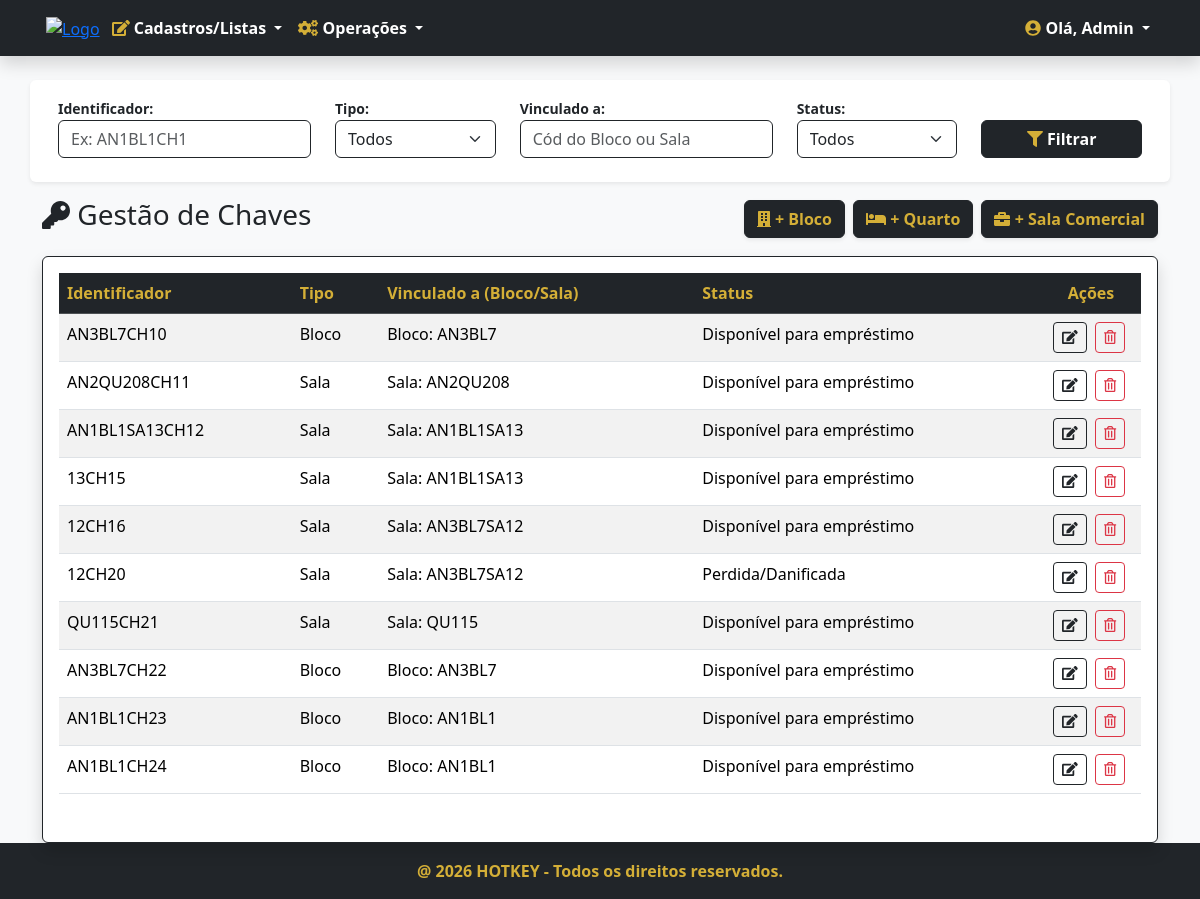
Screenshot of /chaves/ (signed in) with the database file from the repository.
### chaves/models.py (models this page shows, shortened)
class Chave(models.Model):
    STATUS_CHOICES = [
        ('DISPONÍVEL', 'Disponível para empréstimo'),
        ('EMPRESTADA', 'Emprestada'),
        ('EXTRAVIADA', 'Perdida/Danificada'),
    ]
    TIPO_CHOICES = [
        ('BLOCO','Bloco'),
        ('SALA','Sala')
    ]
    codigo = models.CharField('Identificador', max_length=100)
    tipo = models.CharField('Tipo', max_length=50, choices=TIPO_CHOICES, default='BLOCO')
    status = models.CharField('Status', max_length=50, choices=STATUS_CHOICES, default='DISPONÍVEL')
    bloco = models.ForeignKey('blocos.Bloco', on_delete=models.PROTECT, null=True, blank=True)
    sala = models.ForeignKey('salas.Sala', on_delete=models.PROTECT, null=True, blank=True)
    class Meta:
        verbose_name = 'Chave'
        verbose_name_plural = 'Chaves'

### blocos/models.py (models this page shows, shortened)
class Bloco(models.Model):
    ANDAR_CHOICES = [
        ('1', 'Primeiro Andar'),
        ('2', 'Segundo Andar'),
        ('3', 'Terceiro Andar'),
        ('4', 'Quarto Andar'),
        ('5', 'Quinto Andar'),
        ('6', 'Sexto Andar'),
        ('7', 'Setimo Andar'),
        ('8', 'Oitavo Andar'),
    ]
    codigo = models.CharField('Codigo',max_length=100, unique=True, help_text='Identificador do bloco')
    andar = models.CharField('Andar',max_length=100, choices=ANDAR_CHOICES, help_text='Andar do bloco',default='1')
    quantidade = models.IntegerField('Quantidade',validators=[MinValueValidator(0), MaxValueValidator(15)],help_text='Quantidade de salas do bloco(Máx: 15)')
    class Meta:
        verbose_name = 'Bloco'
        verbose_name_plural = 'Blocos'

### salas/models.py (models this page shows, shortened)
class Sala(models.Model):
    TIPO_CHOICES = [
        ('QUARTO', 'Quarto'),
        ('SALA COMERCIAL','Sala Comercial')
    ]
    STATUS_CHOICES = [
        ('DISPONÍVEL','Disponível para reserva'),
        ('RESERVADA','Reservada')
    ]
    ANDAR_CHOICES = [
        ('1', 'Primeiro Andar'),
        ('2', 'Segundo Andar'),
        ('3', 'Terceiro Andar'),
        ('4', 'Quarto Andar'),
        ('5', 'Quinto Andar'),
        ('6', 'Sexto Andar'),
        ('7', 'Setimo Andar'),
        ('8', 'Oitavo Andar'),
    ]
    codigo = models.CharField('Codigo', max_length=100,help_text='Identificador da sala')
    tipo = models.CharField('Tipo', max_length=50, choices=TIPO_CHOICES, default='QUARTO')
    status = models.CharField('Status',max_length=50,choices=STATUS_CHOICES,help_text='Status da sala',default='DISPONÍVEL')
    andar = models.CharField('Andar',max_length=50,choices=ANDAR_CHOICES,null=True, blank=True)
    bloco = models.ForeignKey('blocos.Bloco', on_delete=models.PROTECT, null=True, blank=True)
    class Meta:
        verbose_name = 'Sala'
        verbose_name_plural = 'Salas'

### chaves/views.py (the view)
# urls.py: path('', ChaveListView.as_view(), name='chaves'),
class ChaveListView(PermissionRequiredMixin,ListView):
    permission_required = 'chaves.view_chave'
    permission_denied_message = 'Visualizar chave'
    model = Chave
    template_name = 'chaves.html'
    def get_queryset(self):
        qs = super(ChaveListView, self).get_queryset()
        codigo = self.request.GET.get('codigo')
        tipo = self.request.GET.get('tipo')
        vinculo = self.request.GET.get('vinculo')
        status = self.request.GET.get('status')
        if codigo:
            qs = qs.filter(codigo__icontains=codigo)
        if tipo:
            qs = qs.filter(tipo=tipo)
        if status:
            qs = qs.filter(status=status)
        if vinculo:
            qs = qs.filter(
                Q(bloco__codigo__icontains=vinculo) |
                Q(sala__codigo__icontains=vinculo)
            )
        if qs.count() > 0:
            paginator = Paginator(qs, 10)
            listagem = paginator.get_page(self.request.GET.get('page'))
            return listagem
        else:
            return messages.info(self.request, 'Nenhuma chave encontrada com estes filtros!')

### chaves/templates/chaves.html (shortened to what this page needs)
{% extends 'index.html' %}
{% load django_bootstrap5 %}
{% block content %}
<section class="section mt-4">
    <div class="container">
        <form action="" method="GET">
            <div class="row p-3 mb-3 bg-white shadow-sm rounded align-items-end">
                <div class="col-md-3 mb-2">
                    <label class="fw-bold text-dark small">Identificador:</label>
                    <input class="form-control border-dark" type="text" name="codigo" value="{{ request.GET.codigo }}" placeholder="Ex: AN1BL1CH1">
                </div>
                <div class="col-md-2 mb-2">
                    <label class="fw-bold text-dark small">Tipo:</label>
                    <select class="form-select border-dark" name="tipo">
                        <option value="">Todos</option>
                    </select>
                </div>
                <div class="col-md-3 mb-2">
                    <label class="fw-bold text-dark small">Vinculado a:</label>
                    <input class="form-control border-dark" type="text" name="vinculo" value="{{ request.GET.vinculo }}" placeholder="Cód do Bloco ou Sala">
                </div>
                <div class="col-md-2 mb-2">
                    <label class="fw-bold text-dark small">Status:</label>
                    <select class="form-select border-dark" name="status">
                        <option value="">Todos</option>
                    </select>
                </div>
                <div class="col-md-2 mb-2">
                    <button type="submit" class="btn btn-dark w-100 fw-bold"><i class="fas fa-filter text-gold"></i> Filtrar</button>
                </div>
            </div>
        </form>
        <div class="d-flex justify-content-between align-items-center mb-3">
            <h3 class="text-dark"><i class="fas fa-key"></i> Gestão de Chaves</h3>
            <div class="d-flex gap-2">
                <a href="{% url 'chave_bloco_adicionar' %}" class="btn btn-dark text-gold fw-bold shadow-sm">
                    <i class="fas fa-building"></i> + Bloco
                </a>
                <a href="{% url 'chave_quarto_adicionar' %}" class="btn btn-dark text-gold fw-bold shadow-sm">
                    <i class="fas fa-bed"></i> + Quarto
                </a>
                <a href="{% url 'chave_sala_comercial_adicionar' %}" class="btn btn-dark text-gold fw-bold shadow-sm">
                    <i class="fas fa-briefcase"></i> + Sala Comercial
                </a>
            </div>
        </div>
        {% if object_list %}
        <div class="card shadow border-dark">
            <div class="card-body">
                <div class="table-responsive">
                    <table class="table table-hover table-striped">
                        <thead class="table-dark">
                            <tr>
                                <th class="text-gold">Identificador</th>
                                <th class="text-gold">Tipo</th>
                                <th class="text-gold">Vinculado a (Bloco/Sala)</th>
                                <th class="text-gold">Status</th>
                                <th style="width: 100px; text-align: center" class="text-gold">Ações</th>
                            </tr>
                        </thead>
                        <tbody>
                            {% for chave in object_list %}
                            <tr>
                                <td>{{ chave.codigo }}</td>
                                <td>{{ chave.get_tipo_display }}</td>
                                <td>
                                    {% if chave.bloco %}
                                        Bloco: {{ chave.bloco.codigo }}
                                    {% elif chave.sala %}
                                        Sala: {{ chave.sala.codigo }}
                                    {% else %}
                                        <span class="text-muted">---</span>
                                    {% endif %}
                                </td>
                                <td>{{ chave.get_status_display }}</td>
                                <td style="text-align: center">
                                   {% if chave.bloco %}
                                        <a href="{% url 'chave_bloco_editar' chave.pk %}" class="btn btn-sm btn-outline-dark me-1" title="Editar">
                                            <i class="fas fa-edit"></i>
                                        </a>
                                    {% elif chave.sala %}
                                        {% if chave.sala.tipo == 'QUARTO' %}
                                            <a href="{% url 'chave_quarto_editar' chave.pk %}" class="btn btn-sm btn-outline-dark me-1" title="Editar">
                                                <i class="fas fa-edit"></i>
                                            </a>
                                        {% else %}
                                            <a href="{% url 'chave_sala_comercial_editar' chave.pk %}" class="btn btn-sm btn-outline-dark me-1" title="Editar">
                                                <i class="fas fa-edit"></i>
                                            </a>
                                        {% endif %}
                                    {% endif %}
                                    <a href="{% url 'chave_apagar' chave.pk %}" class="btn btn-sm btn-outline-danger me-1" title="Excluir">
                                        <i class="far fa-trash-alt"></i>
                                    </a>
                                </td>
                            </tr>
                            {% endfor %}
                        </tbody>
                    </table>
                </div>
            </div>
        </div>
        {% else %}
        <div class="alert alert-warning border-dark text-dark mt-4">
            <h5 class="m-0"><i class="fas fa-exclamation-triangle text-gold"></i> Não existem chaves cadastradas!</h5>
        </div>
        {% endif %}
    </div>
</section>
{% endblock %}

### home/templates/index.html (shortened to what this page needs)
<!DOCTYPE html>
{% load static %}
{% load django_bootstrap5 %}
<html lang="pt-br" data-bs-theme="light">
{% block head %}
    {% include "head.html" %}
{% endblock %}
<body class="d-flex flex-column min-vh-100">
    <nav class="navbar navbar-expand-lg bg-dark navbar-dark shadow">
        <div class="container">
            <div class="m-1">
                    <a href="{% url 'index' %}"><img src="{% static 'img/LogoHotkey.png' %}" alt="Logo" class="img-fluid" width="75px"></a>
            </div>
            <div class="collapse navbar-collapse" id="menuPrincipal">
                {% if request.user.is_authenticated %}
                <ul class="navbar-nav me-auto mb-2 mb-lg-0">
                    <li class="nav-item dropdown">
                        <a class="nav-link dropdown-toggle fw-bold" href="#" id="menuCadastros" role="button" data-bs-toggle="dropdown">
                            <i class="fas fa-edit text-gold"></i> Cadastros/Listas
                        </a>
                    </li>
                    <li class="nav-item dropdown">
                        <a class="nav-link dropdown-toggle fw-bold" href="#" id="menuOperacoes" role="button" data-bs-toggle="dropdown">
                            <i class="fas fa-cogs text-gold"></i> Operações
                        </a>
                    </li>
                </ul>
                <ul class="navbar-nav ms-auto">
                    <li class="nav-item dropdown">
                        <a class="nav-link dropdown-toggle fw-bold text-white" href="#" id="menuUsuario" role="button" data-bs-toggle="dropdown">
                            <i class="fas fa-user-circle text-gold"></i> Olá, {{ request.user.username|title }}
                        </a>
                    </li>
                </ul>
                {% endif %}
            </div>
        </div>
    </nav>
    <main class="flex-grow-1">
        {% block content %}{% endblock %}
    </main>
    {% block footer %}
        {% include "footer.html" %}
    {% endblock %}
</body>
</html>

### home/templates/head.html (style rules this page uses)
body { background-color: #f8f9fa; }
.text-gold { color: #D4AF37 !important; }
.navbar-dark .navbar-nav .nav-link { color: #fff; }

### rows the page displays
Chave: codigo "AN3BL7CH10", tipo "Bloco", bloco.codigo "AN3BL7", status "Disponível para empréstimo"
Chave: codigo "AN2QU208CH11", tipo "Sala", sala.codigo "AN2QU208", status "Disponível para empréstimo"
Chave: codigo "AN1BL1SA13CH12", tipo "Sala", sala.codigo "AN1BL1SA13", status "Disponível para empréstimo"
Chave: codigo "13CH15", tipo "Sala", sala.codigo "AN1BL1SA13", status "Disponível para empréstimo"
Chave: codigo "12CH16", tipo "Sala", sala.codigo "AN3BL7SA12", status "Disponível para empréstimo"
Chave: codigo "12CH20", tipo "Sala", sala.codigo "AN3BL7SA12", status "Perdida/Danificada"
Chave: codigo "QU115CH21", tipo "Sala", sala.codigo "QU115", status "Disponível para empréstimo"
Chave: codigo "AN3BL7CH22", tipo "Bloco", bloco.codigo "AN3BL7", status "Disponível para empréstimo"
Chave: codigo "AN1BL1CH23", tipo "Bloco", bloco.codigo "AN1BL1", status "Disponível para empréstimo"
Chave: codigo "AN1BL1CH24", tipo "Bloco", bloco.codigo "AN1BL1", status "Disponível para empréstimo"

### other values shown
{{ request.user.username|title }} "Admin"
